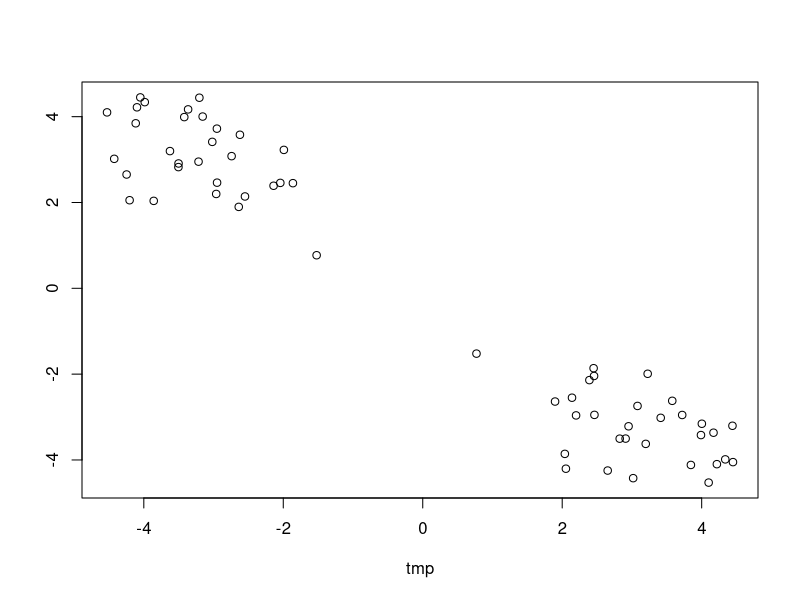

Generate this figure with R:
## ---- chunk 1
tmp <- c(rnorm(30, 3), rnorm(30, -3))
data <- cbind(tmp, rev(tmp))
plot(data)
